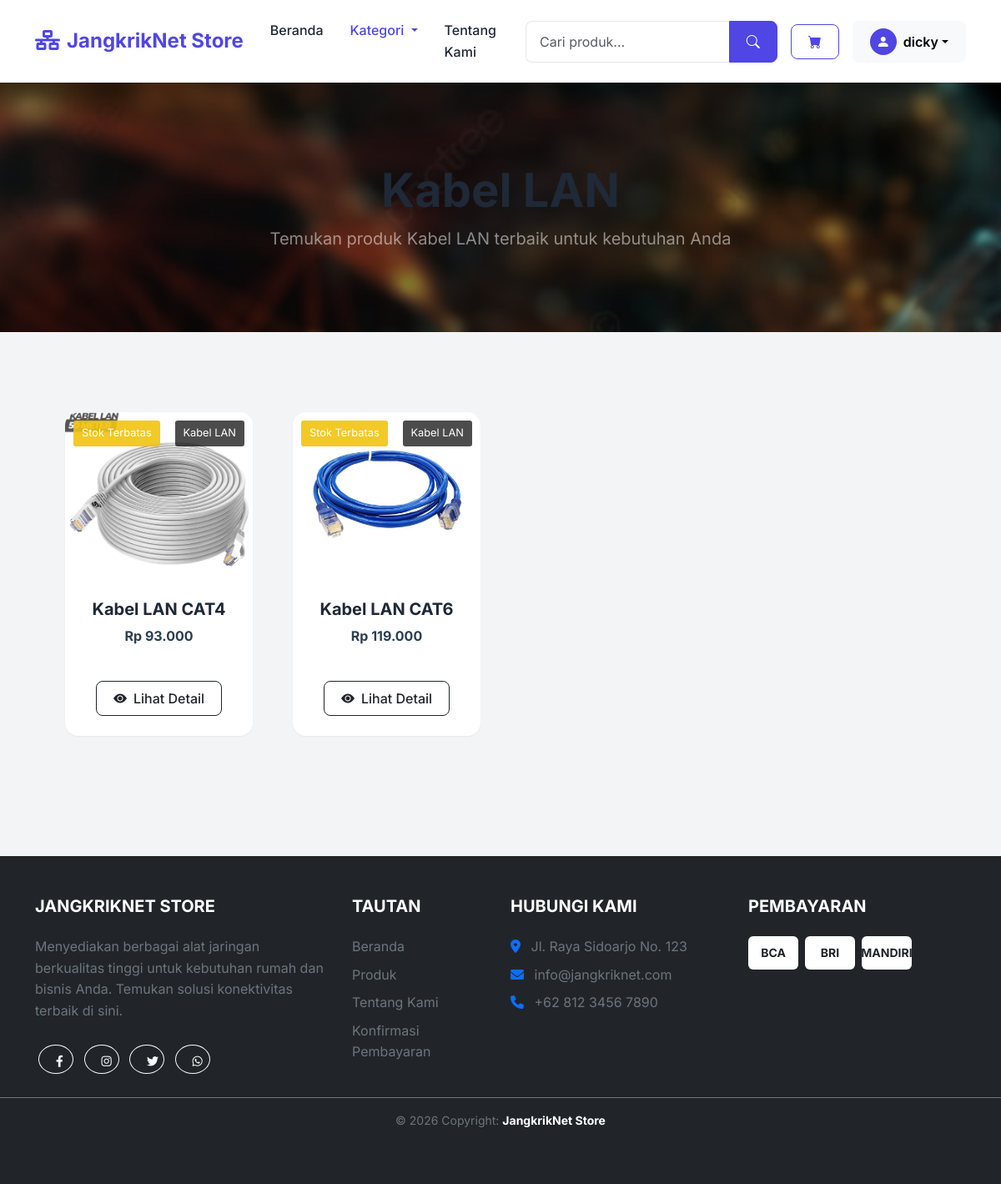
The app's page /kategori.php?id=3 (signed in) with its own data.
### tables this page shows
CREATE TABLE `kategori` (
  `id` int NOT NULL AUTO_INCREMENT,
  `nama` varchar(50) DEFAULT NULL,
  PRIMARY KEY (`id`)
);

CREATE TABLE `produk` (
  `id` int NOT NULL AUTO_INCREMENT,
  `id_kategori` int DEFAULT NULL,
  `nama` varchar(128) DEFAULT NULL,
  `gambar` varchar(255) DEFAULT NULL,
  `deskripsi` text,
  `harga` decimal(10,2) DEFAULT NULL,
  `stock` int DEFAULT NULL,
  PRIMARY KEY (`id`),
  KEY `id_kategori` (`id_kategori`),
  CONSTRAINT `produk_ibfk_1` FOREIGN KEY (`id_kategori`) REFERENCES `kategori` (`id`)
);

### config/function.php (called while the page is built, shortened)
<?php
require_once __DIR__ . '/db.php';
function query_all($query) {
    global $conn;
    $result = $conn->query($query);
    $data = [];
    if ($result) {
        while ($row = $result->fetch_assoc()) {
            $data[] = $row;
        }
        return [
            'status' => true,
            'message' => 'Data berhasil diambil',
            'data' => $data
        ];
    }
    return [
        'status' => false,
        'message' => 'Query gagal: ' . $conn->error,
        'data' => null
    ];
}
function query_one($query) {
    global $conn;
    $result = $conn->query($query);
    if ($result && $result->num_rows > 0) {
        return [
            'status' => true,
            'message' => 'Data berhasil diambil',
            'data' => $result->fetch_assoc()
        ];
    }
    return [
        'status' => false,
        'message' => 'Data tidak ditemukan',
        'data' => null
    ];
}
function get_kategori_by_id($id) {
    $id = (int) $id;
    $query = "SELECT * FROM kategori WHERE id = $id";
    return query_one($query);
}
function get_all_produk($filters = []) {
    $where = "";
    if (isset($filters['id_kategori']) && !empty($filters['id_kategori'])) {
        $id_kategori = (int) $filters['id_kategori'];
        $where = "WHERE p.id_kategori = $id_kategori";
    }
    $query = "SELECT p.*, k.nama as nama_kategori
              FROM produk p
              JOIN kategori k ON p.id_kategori = k.id
              $where
              ORDER BY p.nama ASC";
    return query_all($query);
}

### kategori.php (the view, shortened to what this page needs)
<?php
include 'header.php';
$id_kategori = isset($_GET['id']) ? (int)$_GET['id'] : 0;
$kategori = get_kategori_by_id($id_kategori);
$kategori = $kategori['data'];
$products = get_all_produk(['id_kategori' => $id_kategori]);
?>
<header class="bg-dark py-5" style="background: linear-gradient(rgba(0,0,0,0.5), rgba(0,0,0,0.5)),url('admin/assets/img/bg-jaringan.jpg') no-repeat center center fixed; background-size: cover;">
    <div class="container px-4 px-lg-5 my-5">
        <div class="text-center text-white">
            <h1 class="display-4 fw-bolder"><?= $kategori['nama'] ?></h1>
            <p class="lead fw-normal text-white-50 mb-0">Temukan produk <?= $kategori['nama'] ?> terbaik untuk kebutuhan Anda</p>
        </div>
    </div>
</header>
<section class="py-5">
    <div class="container px-4 px-lg-5 mt-5">
        <div class="row gx-4 gx-lg-5 row-cols-1 row-cols-md-2 row-cols-xl-4">
            <?php if ($products['status'] && !empty($products['data'])): ?>
                <?php foreach ($products['data'] as $product): ?>
                <div class="col mb-5">
                    <div class="card h-100 product-card">
                        <img class="card-img-top product-image" src="admin/uploads/<?= $product['gambar'] ?>" alt="<?= $product['nama'] ?>" />
                        <?php if ($product['stock'] > 10): ?>
                            <span class="stock-badge in-stock">Tersedia</span>
                        <?php elseif ($product['stock'] > 0): ?>
                            <span class="stock-badge low-stock">Stok Terbatas</span>
                        <?php else: ?>
                            <span class="stock-badge out-of-stock">Habis</span>
                        <?php endif; ?>
                        <span class="category-badge"><?= $product['nama_kategori'] ?></span>
                        <div class="card-body p-4">
                            <div class="text-center">
                                <h5 class="fw-bolder"><?= $product['nama'] ?></h5>
                                <div class="price mb-3">
                                    Rp <?= number_format($product['harga'], 0, ',', '.') ?>
                                </div>
                            </div>
                        </div>
                        <div class="card-footer p-4 pt-0 border-top-0 bg-transparent">
                            <div class="text-center">
                                <a class="btn btn-outline-dark mt-auto" href="detail.php?id=<?= $product['id'] ?>">
                                    <i class="bi-eye-fill me-2"></i>Lihat Detail
                                </a>
                            </div>
                        </div>
                    </div>
                </div>
                <?php endforeach; ?>
            <?php endif; ?>
        </div>
    </div>
</section>
<?php
include 'footer.php';
?>

### css/custom.css (style rules this page uses)
:root { --primary-color: #4F46E5; --primary-hover: #4338ca; --secondary-color: #10B981; --accent-color: #F59E0B; --text-main: #1F2937; --text-muted: #6B7280; --bg-light: #F3F4F6; --bg-white: #FFFFFF; --border-color: #E5E7EB; --shadow-sm: 0 1px 2px 0 rgba(0, 0, 0, 0.05); --shadow-md: 0 4px 6px -1px rgba(0, 0, 0, 0.1), 0 2px 4px -1px rgba(0, 0, 0, 0.06); --shadow-lg: 0 10px 15px -3px rgba(0, 0, 0, 0.1), 0 4px 6px -2px rgba(0, 0, 0, 0.05); }
body { font-family: 'Inter', sans-serif; background-color: var(--bg-light); color: var(--text-main); line-height: 1.6; }
h1, h2, h3, h4, h5, h6 { font-weight: 700; color: var(--text-main); }
a { text-decoration: none; color: var(--primary-color); transition: color 0.3s ease; }
.btn { padding: 0.5rem 1.25rem; font-weight: 500; border-radius: 0.5rem; transition: all 0.3s ease; }
.card { border: none; border-radius: 1rem; box-shadow: var(--shadow-sm); transition: transform 0.3s ease, box-shadow 0.3s ease; overflow: hidden; }

### kategori.php (style rules this page uses)
.product-card { transition: transform 0.3s ease; }
.product-image { height: 200px; object-fit: cover; }
.category-badge { position: absolute; top: 10px; right: 10px; background: rgba(0,0,0,0.7); color: white; padding: 5px 10px; border-radius: 3px; font-size: 0.8rem; }
.stock-badge { position: absolute; top: 10px; left: 10px; padding: 5px 10px; border-radius: 3px; font-size: 0.8rem; }
.low-stock { background: rgba(241, 196, 15, 0.9); color: white; }
.price { color: #2c3e50; font-weight: bold; }

### records on screen
kategori: nama "Kabel LAN"
produk: gambar (picture), stock "Stok Terbatas", id_kategori.nama "Kabel LAN", nama "Kabel LAN CAT4", harga "93.000"
produk: gambar (picture), stock "Stok Terbatas", id_kategori.nama "Kabel LAN", nama "Kabel LAN CAT6", harga "119.000"

### other values on screen
$app_name "JangkrikNet Store"
$_SESSION['user']['nama'] "dicky"
$app_name "JANGKRIKNET STORE"
